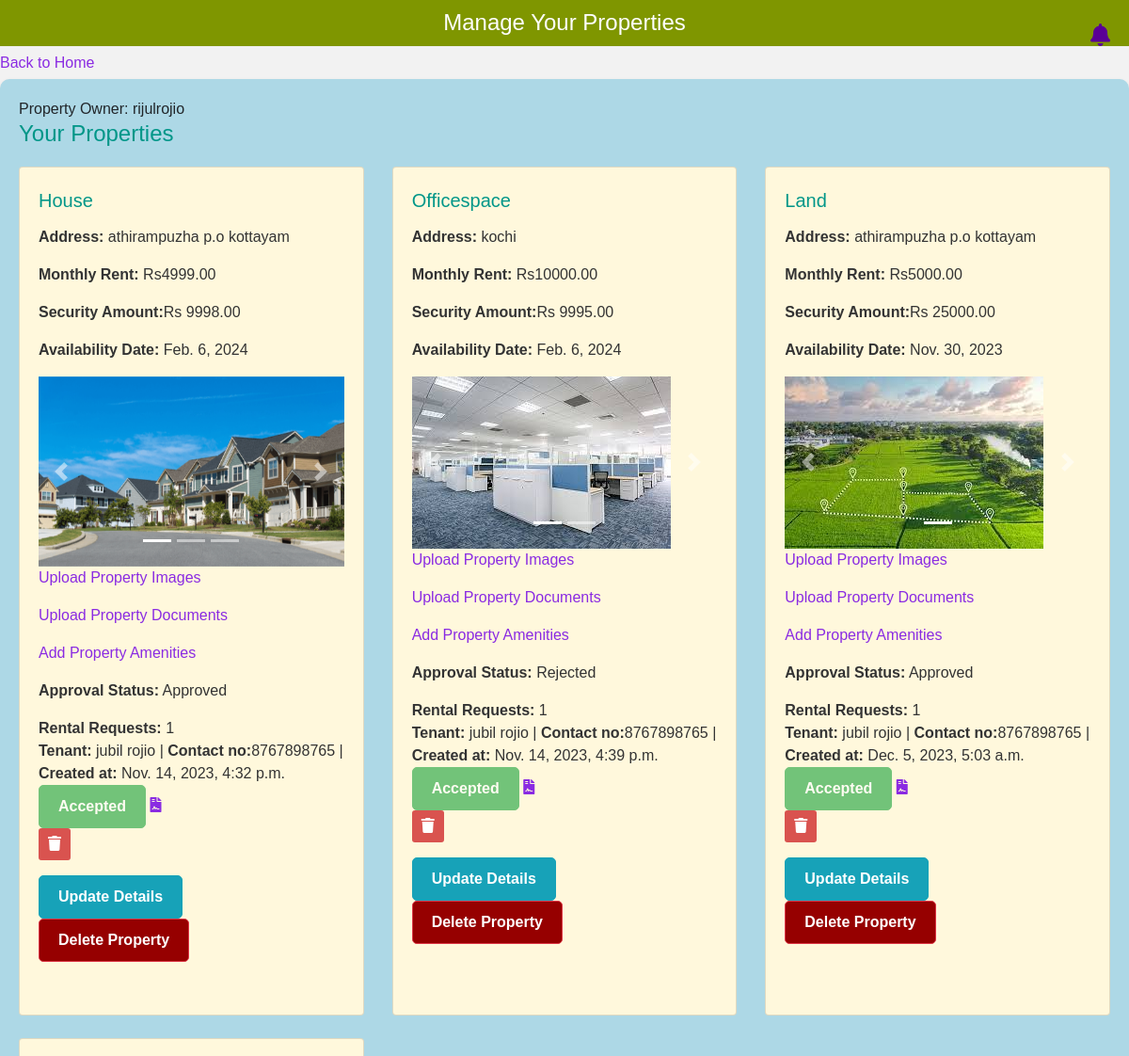
The app's page /manageprop/ (signed in, upper part), older data.
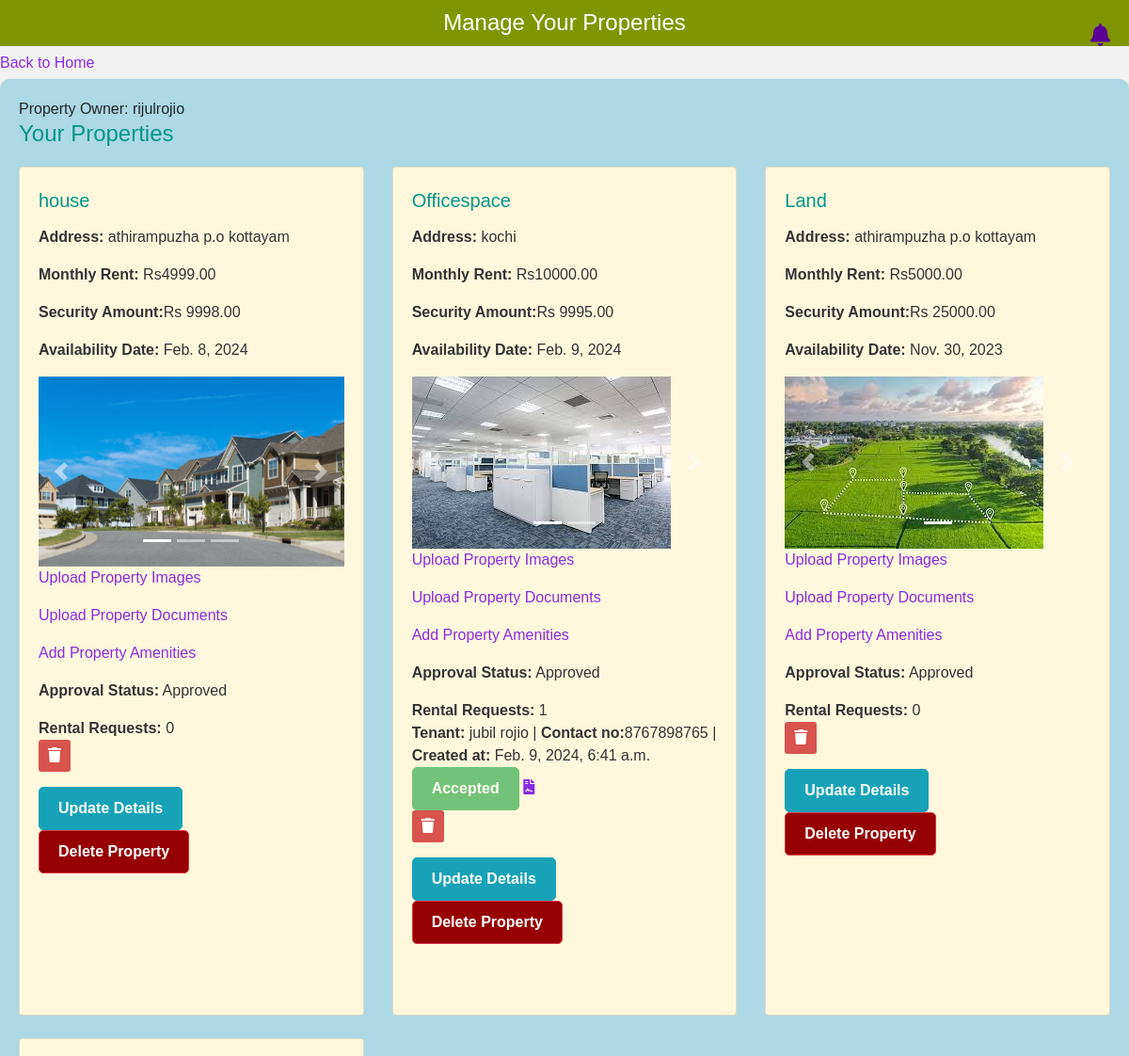
The same page, newer data.
### rental/models.py (models this page shows, shortened)
class CustomUser(AbstractUser):
    role = models.CharField(max_length=15)  # For custom user roles, if needed
    class Meta:
        verbose_name = 'User'
        verbose_name_plural = 'Users'

class Property(models.Model):
    property_owner = models.ForeignKey(
        get_user_model(),
        on_delete=models.CASCADE
    )
    property_type = models.CharField(max_length=20, choices=[('apartment', 'Apartment'), ('house', 'House'), ('office', 'Office')])
    address = models.CharField(max_length=255)
    monthly_rent = models.DecimalField(max_digits=10, decimal_places=2)
    security_deposit = models.DecimalField(max_digits=10, decimal_places=2)
    lease_duration = models.CharField(max_length=20, choices=[('1 year', '1 Year'), ('month-to-month', 'Month-to-Month')])
    availability_date = models.DateField()
    APPROVAL_CHOICES = [
        ('pending', 'Pending'),
        ('approved', 'Approved'),
        ('rejected', 'Rejected'),
    ]
    approval_status = models.CharField(
        max_length=20,
        choices=APPROVAL_CHOICES,
        default='pending',
    )
    deleted = models.BooleanField(default=False)

class PropertyImage(models.Model):
    property = models.ForeignKey(Property, on_delete=models.CASCADE)
    category = models.CharField(max_length=20)  # Add a category field
    image = models.ImageField(upload_to='property_images/')

class RentalRequest(models.Model):
    PENDING = 'Pending'
    ACCEPTED = 'Accepted'
    REJECTED = 'Rejected'
    STATUS_CHOICES = [
        (PENDING, 'Pending'),
        (ACCEPTED, 'Accepted'),
        (REJECTED, 'Rejected'),
    ]
    property = models.ForeignKey(Property, on_delete=models.CASCADE)
    tenant = models.ForeignKey(Profile, on_delete=models.CASCADE)
    created_at = models.DateTimeField(auto_now_add=True)
    status = models.CharField(max_length=20, choices=STATUS_CHOICES, default=PENDING)

class Profile(models.Model):
    user = models.OneToOneField(get_user_model(), on_delete=models.CASCADE)
    full_name = models.CharField(max_length=255, null=True, blank=True)
    date_of_birth = models.DateField(null=True, blank=True)
    gender = models.CharField(max_length=10, null=True, blank=True)
    phone_number = models.CharField(max_length=15, null=True, blank=True)
    current_address = models.CharField(max_length=255, null=True, blank=True)
    photo_id = models.FileField(upload_to='photo_ids/', null=True, blank=True)

### rental/views.py (the view)
# urls.py: path('manageprop/',views.manageprop,name='manageprop'),
def manageprop(request):
    if 'username' in request.session:
        username = request.session['username']
        if request.method == 'POST':
            property_id_to_delete = request.POST.get('property_id_to_delete')
            if property_id_to_delete:
                property_to_delete = get_object_or_404(Property, id=property_id_to_delete)
                property_to_delete.deleted = True
                property_to_delete.save()
        try:
            user_profile = UserProfile.objects.get(user__username=username)
        except UserProfile.DoesNotExist:
            user_profile = None
        if user_profile:
            properties = Property.objects.filter(property_owner=user_profile.user, deleted=False)
            context = {
                'user_profile': user_profile,
                'properties': properties,  # Add properties to the context
            }
            return render(request, 'manageprop.html', context)
        else:
            return redirect('index')
    else:
        return redirect('index')

### templates/manageprop.html (shortened to what this page needs)
{% load static %}
<!DOCTYPE html>
<html lang="en">
<head>
    <link rel="stylesheet" href="https://stackpath.bootstrapcdn.com/bootstrap/4.5.2/css/bootstrap.min.css">
    <link rel="stylesheet" href="https://cdnjs.cloudflare.com/ajax/libs/font-awesome/5.15.3/css/all.min.css">
</head>
<body>
    <h1>Manage Your Properties</h1>
    <h6><a href="{% url 'ownerpg' %}">Back to Home</a></h6>
    <div class="notification-btn" id="notificationBtn" onclick="toggleNotificationPanel()">
        <i class="fas fa-bell"></i>
    </div>
    <div class="container">
        <div class="user-name">Property Owner: {{ request.session.username }}</div>
        <section>
            <h2>Your Properties</h2>
            <div class="row">
                {% for property in properties %}
                <div class="col-md-4">
                    <div class="card mb-4">
                        <div class="card-body">
                            <p class="card-title">{{ property.property_type }}</p>
                            <p class="card-text"><strong>Address:</strong> {{ property.address }}</p>
                            <p class="card-text"><strong>Monthly Rent:</strong> Rs{{ property.monthly_rent }}</p>
                            <p class="card-text"><strong>Security Amount:</strong>Rs {{ property.security_deposit }}</p>
                            <p class="card-text"><strong>Availability Date:</strong> {{ property.availability_date }}</p>
                            <div id="propertyImageCarousel{{ property.id }}" class="carousel slide" data-ride="carousel">
                                <ol class="carousel-indicators">
                                    {% for image in property.propertyimage_set.all %}
                                    <li data-target="#propertyImageCarousel{{ property.id }}" data-slide-to="{{ forloop.counter0 }}" {% if forloop.first %}class="active"{% endif %}></li>
                                    {% endfor %}
                                </ol>
                                <div class="carousel-inner">
                                    {% for image in property.propertyimage_set.all %}
                                    <div class="carousel-item {% if forloop.first %}active{% endif %}">
                                        <img src="{{ image.image.url }}" alt="{{ property.property_type }} Image" class="img-fluid">
                                    </div>
                                    {% empty %}
                                    <div class="carousel-item active">
                                        <div class="image-placeholder"></div>
                                    </div>
                                    {% endfor %}
                                </div>
                                <a class="carousel-control-prev" href="#propertyImageCarousel{{ property.id }}" role="button"
                                    data-slide="prev">
                                    <span class="carousel-control-prev-icon" aria-hidden="true"></span>
                                </a>
                                <a class="carousel-control-next" href="#propertyImageCarousel{{ property.id }}" role="button"
                                    data-slide="next">
                                    <span class="carousel-control-next-icon" aria-hidden="true"></span>
                                </a>
                            </div>
                            <p class="card-text"><a href="{% url 'propimgup' property.id %}">Upload Property Images</a></p>
                            <p class="card-text"><a href="{% url 'propdocs' property.id %}">Upload Property Documents</a></p>
                            <p class="card-text"><a href="{% url 'propamenity' property.id %}">Add Property Amenities</a></p>
                            <p class="card-text"><strong>Approval Status:</strong> {{ property.approval_status }}</p>
                            <div class="card-text">
                                <strong>Rental Requests:</strong> {{ property.rentalrequest_set.count }}
                                <ul class="list-unstyled">
                                    {% for request in property.rentalrequest_set.all %}
                                        <li>
                                            <strong>Tenant:</strong> {{ request.tenant.full_name }} |
                                            <strong>Contact no:</strong>{{ request.tenant.phone_number }} |
                                            <strong>Created at:</strong> {{ request.created_at }}
                                            {% if request.status == 'Accepted' %}
                                                <button class="btn btn-success" disabled>Accepted</button>
                                                <a href="{% url 'lease' property.id %}">
                                                    <i class="fas fa-file-contract"></i>
                                                </a>
                                            {% else %}
                                                <form method="post" action="{% url 'accept_rental_request' request.id %}">
                                                    {% csrf_token %}
                                                    <button type="submit" class="btn btn-primary">Accept Request</button>
                                                </form>
                                            {% endif %}
                                        </li>
                                    {% endfor %}
                                    <li>
                                        <form method="post" action="{% url 'clear_rental_requests' property.id %}">
                                            <button type="submit" class="clear-button"><i class="fas fa-trash"></i></button>
                                        </form>
                                    </li>
                                </ul>
                            </div>
                            <a href="{% url 'update_property' property.id %}" class="btn btn-warning update-button">Update Details</a>
                            <form method="post" onsubmit="return confirm('Are you sure you want to delete this property?');">
                                <button type="submit" class="btn btn-danger">Delete Property</button>
                            </form>
                        </div>
                    </div>
                </div>
                {% endfor %}
            </div>
        </section>
    </div>
</body>
</html>

### templates/manageprop.html (style rules this page uses)
body { background-color: #f2f2f2; font-family: Arial, sans-serif; margin: 0; padding: 0; }
h1 { background-color: #7f9600; color: #fff; text-align: center; padding: 10px; font-size: 24px; }
.container { max-width: 1200px; margin: 0 auto; padding: 20px; background-color: lightblue; border-radius: 10px; box-shadow: 0 2px 4px rgba(0, 0, 0, 0.1); }
h2 { font-size: 24px; margin-bottom: 20px; color: #009688; }
.row { display: flex; flex-wrap: wrap; margin: 0 -15px; }
.col-md-4 { flex: 0 0 33.333333%; max-width: 33.333333%; padding: 0 15px; }
.card { margin-bottom: 20px; background-color: cornsilk; transition: background-color 0.3s, box-shadow 0.3s; }
.card-body { height: 900px; overflow: hidden; }
.card-title { font-size: 20px; color: #009688; }
.card-text { font-size: 16px; color: #333; }
.notification-btn { position: fixed; top: 20px; right: 20px; font-size: 24px; color: rgb(90, 0, 150); cursor: pointer; transition: color 0.3s; }
.btn { background-color: rgb(150, 0, 0); color: #fff; font-weight: bold; cursor: pointer; padding: 10px 20px; border-radius: 5px; transition: background-color 0.3s; }
a { text-decoration: none; color: blueviolet; }
.update-button { color: #fff; background-color: #17a2b8; border-color: #17a2b8; }
.clear-button { background-color: #d9534f; color: #fff; font-weight: bold; cursor: pointer; border: none; padding: 5px 10px; border-radius: 3px; transition: background-color 0.3s; }

Row changes from the older to the newer data that the page shows:
removed RentalRequest: tenant.full_name "jubil rojio", tenant.phone_number "8767898765", created_at "Nov. 14, 2023, 4:32 p.m.", status "Accepted", shown under Property "House"
removed RentalRequest: tenant.full_name "jubil rojio", tenant.phone_number "8767898765", created_at "Nov. 14, 2023, 4:39 p.m.", status "Accepted", shown under Property "Officespace"
removed RentalRequest: tenant.full_name "jubil rojio", tenant.phone_number "8767898765", created_at "Dec. 5, 2023, 5:03 a.m.", status "Accepted", shown under Property "Land"
changed Property: property_type "House" → "house"; availability_date "Feb. 6, 2024" → "Feb. 8, 2024"; rentalrequest_set.count "1" → "0"
changed Property "Officespace": availability_date "Feb. 6, 2024" → "Feb. 9, 2024"; approval_status "Rejected" → "Approved"
added RentalRequest: tenant.full_name "jubil rojio", tenant.phone_number "8767898765", created_at "Feb. 9, 2024, 6:41 a.m.", status "Accepted", shown under Property "Officespace"
computed for Property "Land": rentalrequest_set.count "1" → "0"
